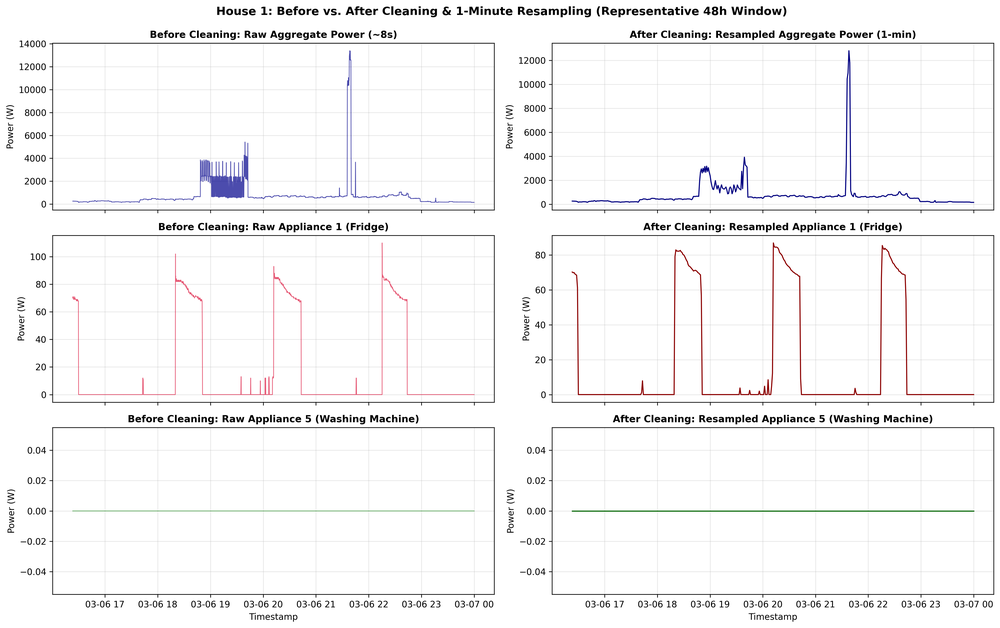
#> input picture outputs/figures/house1_cleaning_before_after.png, 1000 x 628 px, shrunk from 4755 x 2985 before the run; the run also reads 2 pictures not shown here
$ python generate_pdf_report.py
#> lines starting #> are read from the running program, lines starting #| are printed output that depends on the picture
"""
Generate Consolidated PDF Report for Flock Energy / Watt Wizards Assignment.
Outputs: D:/flockenergy_hitesh/Flock_Energy_REFIT_Disaggregation_Report.pdf
"""

import os
import matplotlib.pyplot as plt
from matplotlib.backends.backend_pdf import PdfPages
import matplotlib.image as mpimg
import pandas as pd
import numpy as np

# Set working directory and output paths
BASE_DIR = os.path.dirname(os.path.dirname(os.path.abspath(__file__)))
OUTPUT_PDF = os.path.join(BASE_DIR, "Flock_Energy_REFIT_Disaggregation_Report.pdf")
FIG_DIR = os.path.join(BASE_DIR, "outputs", "figures")
TABLE_DIR = os.path.join(BASE_DIR, "outputs", "tables")

os.environ["MPLCONFIGDIR"] = os.path.join(BASE_DIR, "outputs", ".mpl_cache")
os.makedirs(os.environ["MPLCONFIGDIR"], exist_ok=True)

PAGE_SIZE = (8.27, 11.69)  # Standard A4 portrait in inches

def create_header(fig, ax, section_title, page_num, total_pages=7):
    ax.fill_between([0, 1], [0.93, 0.93], [1.0, 1.0], color="#1a365d", transform=ax.transAxes, zorder=1)
    ax.text(0.04, 0.965, "FLOCK ENERGY  |  JUNIOR DATA SCIENTIST TECHNICAL ASSESSMENT",
            transform=ax.transAxes, color="#cbd5e0", fontsize=8, weight="bold", va="center")
    ax.text(0.04, 0.942, section_title.upper(),
            transform=ax.transAxes, color="#ffffff", fontsize=11, weight="bold", va="center")

    # Footer
    ax.text(0.04, 0.02, "REFIT Smart Meter Appliance Disaggregation Study",
            transform=ax.transAxes, color="#718096", fontsize=7.5, va="center")
    ax.text(0.96, 0.02, f"Page {page_num} of {total_pages}",
            transform=ax.transAxes, color="#718096", fontsize=7.5, ha="right", va="center")
    ax.plot([0.04, 0.96], [0.035, 0.035], color="#e2e8f0", transform=ax.transAxes, lw=0.75)

def build_pdf():
    print(f"Generating PDF report: {OUTPUT_PDF}...")
    with PdfPages(OUTPUT_PDF) as pdf:

        # =========================================================================
        # PAGE 1: TITLE & EXECUTIVE SUMMARY
        # =========================================================================
        fig, ax = plt.subplots(figsize=PAGE_SIZE)
        ax.axis('off')

        # Banner Header
        ax.fill_between([0, 1], [0.82, 0.82], [1.0, 1.0], color="#1a365d", transform=ax.transAxes)
        ax.text(0.06, 0.94, "FLOCK ENERGY  /  WATT WIZARDS", transform=ax.transAxes,
                color="#63b3ed", fontsize=11, weight="bold")
        ax.text(0.06, 0.89, "Smart Meter Appliance Disaggregation\n& Washing Machine Usage Analysis",
                transform=ax.transAxes, color="#ffffff", fontsize=18, weight="bold", linespacing=1.2)
        ax.text(0.06, 0.84, "End-to-End Pipeline: Raw Cleaning, Multi-House Behavioral EDA, NILM Modeling & Utility Strategy",
                transform=ax.transAxes, color="#e2e8f0", fontsize=9.5)

        # Meta Card
        ax.fill_between([0.06, 0.94], [0.74, 0.74], [0.80, 0.80], color="#edf2f7", transform=ax.transAxes)
        meta_text = (
            "Candidate Assessment: Junior Data Scientist  |  Dataset: REFIT (Murray et al., 2017)\n"
            "Target Appliance: Washing Machine  |  Target Households: Houses 1, 2, 3, 5  |  Resolution: 1-Minute Resampled"
        )
        ax.text(0.08, 0.77, meta_text, transform=ax.transAxes, fontsize=8.5, color="#2d3748", va="center")

        # Executive Summary Box
        ax.text(0.06, 0.70, "1. Executive Summary", transform=ax.transAxes, fontsize=13, weight="bold", color="#1a365d")
        summary_p1 = (
            "This study provides a rigorous, empirical data science implementation of residential Non-Intrusive Load\n"
            "Monitoring (NILM) and appliance analytics using the Strathclyde REFIT dataset. The project strictly adheres to\n"
            "real physical electrical principles, preserves data coverage integrity, and enforces zero-leakage validation."
        )
        ax.text(0.06, 0.65, summary_p1, transform=ax.transAxes, fontsize=8.5, color="#2d3748", linespacing=1.3)

        # 4 Key Pillars Cards
        cards = [
            ("Section 1: Data Cleaning", "House 1 Raw (8.5M rows)\nDeduplicated 1.4M duplicate timestamps;\nclamped 98 kW RF spikes to 4 kW;\npreserved 114k outage mins (>2m) as NaN.", "#2b6cb0"),
            ("Section 2: Usage Analytics", "Houses 1, 2, 3 & 5 (2,212 Cycles)\nAppliance off >95% of time; median\npeak power 1.9–2.3 kW (immersion heater);\ndiurnal peak 9–12 AM; weekend surge.", "#2f855a"),
            ("Section 3: NILM Disaggregation", "House 2 Chronological Split\nGradient Boosted trees cut RMSE by 27.3%\n(181 W -> 131 W); Recall 64.5%; tracks\n3.5-month energy within +11.7% error.", "#c05621"),
            ("Section 4: Utility Recommendations", "Grid Flexibility & Scalability\n150–300 MW peak relief for 1M meters;\nRCT/DiD M&V framework; adaptations for\nIndian cold-wash & 15/30-min smart meters.", "#6b46c1")
        ]

        y_pos = [0.49, 0.49, 0.35, 0.35]
        x_pos = [0.06, 0.52, 0.06, 0.52]
        for (title, desc, border_col), x, y in zip(cards, x_pos, y_pos):
            ax.fill_between([x, x + 0.42], [y, y], [y + 0.12, y + 0.12], color="#f7fafc", transform=ax.transAxes)
            ax.plot([x, x + 0.42, x + 0.42, x, x], [y, y, y + 0.12, y + 0.12, y], color=border_col, lw=1.2, transform=ax.transAxes)
            ax.text(x + 0.02, y + 0.095, title, transform=ax.transAxes, fontsize=9.5, weight="bold", color=border_col)
            ax.text(x + 0.02, y + 0.045, desc, transform=ax.transAxes, fontsize=7.5, color="#4a5568", linespacing=1.25)

        # Project Deliverables Table
        ax.text(0.06, 0.30, "2. Repository Artifacts & Deliverables", transform=ax.transAxes, fontsize=12, weight="bold", color="#1a365d")
        deliv_rows = [
            ["Deliverable", "Format", "Location", "Description"],
            ["README.md", "Markdown", "Root directory", "System overview, reproduction commands, trade-offs & AI tools"],
            ["DATA.md", "Markdown", "Root directory", "Raw coverage, duplicate analysis, outlier policy & outage decisions"],
            ["RESULTS.md", "Markdown", "Root directory", "Cross-household cycle stats, model benchmarks & failure analysis"],
            ["Recommendation.md", "Markdown", "Root directory", "1-page executive brief, peak shifting, India transfer & 15/30-min data"],
            ["Modular Scripts", "Python (.py)", "src/ (5 modules)", "cleaning.py, eda.py, features.py, metrics.py, model.py"],
            ["Interactive Notebooks", "Jupyter (.ipynb)", "notebooks/ (3 files)", "01_raw_cleaning, 02_washing_machine_eda, 03_disaggregation"]
        ]
        table = ax.table(cellText=deliv_rows, cellLoc="left", loc="lower center",
                         bbox=[0.06, 0.06, 0.88, 0.21], transform=ax.transAxes)
        table.auto_set_font_size(False)
        table.set_fontsize(7.5)
        for (r, c), cell in table.get_celld().items():
            cell.set_edgecolor("#e2e8f0")
            if r == 0:
                cell.set_facecolor("#2b6cb0")
                cell.set_text_props(color="white", weight="bold")
            else:
                cell.set_facecolor("#ffffff" if r % 2 == 1 else "#f7fafc")

        # Footer
        ax.text(0.06, 0.02, "REFIT Smart Meter Appliance Disaggregation Study", transform=ax.transAxes, color="#718096", fontsize=7.5)
        ax.text(0.94, 0.02, "Page 1 of 7", transform=ax.transAxes, color="#718096", fontsize=7.5, ha="right")
        pdf.savefig(fig, dpi=180)
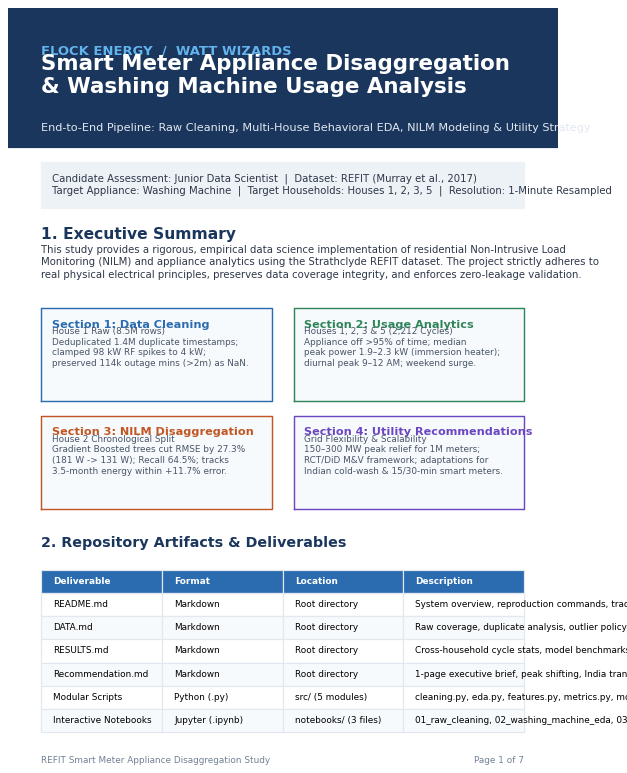
#> figure drawn by matplotlib, 1 panel
        plt.close()

        # =========================================================================
        # PAGE 2: SECTION 1 - RAW DATA CLEANING (HOUSE 1)
        # =========================================================================
        fig, ax = plt.subplots(figsize=PAGE_SIZE)
        ax.axis('off')
        create_header(fig, ax, "Section 1: Raw House 1 Inspection & Data Cleaning", 2)

        ax.text(0.04, 0.90, "1.1 Raw Dataset Audit & Physical Anomalies", transform=ax.transAxes, fontsize=11, weight="bold", color="#1a365d")
        sec1_text = (
            "House 1 raw records total 8,518,763 rows across Part 1 and Part 2. A comprehensive audit revealed three major flaws:\n"
            "1. 3-Month Overlap & Duplicates: June 27, 2014 to Oct 1, 2014 overlaps across both files, creating 1,412,513 duplicate timestamps (16.6%).\n"
            "2. Impossible Sensor Spikes: Individual Appliance Monitors (IAMs) recorded spikes up to 98,301 W (Appliance 2, 4, 8) and 76,677 W\n"
            "   (Appliance 1) caused by RF transmission bit-flips. UK 13A wall sockets have a physical continuous limit of ~3,000 W.\n"
            "3. Extended Outages: Over 114,547 minutes (12.45% of time) were unrecorded due to logger/transmitter dropouts."
        )
        ax.text(0.04, 0.81, sec1_text, transform=ax.transAxes, fontsize=7.8, color="#2d3748", linespacing=1.25)

        # Cleaning Policy Card
        ax.fill_between([0.04, 0.96], [0.72, 0.72], [0.795, 0.795], color="#ebf8ff", transform=ax.transAxes)
        ax.plot([0.04, 0.96, 0.96, 0.04, 0.04], [0.72, 0.72, 0.795, 0.795, 0.72], color="#3182ce", lw=1, transform=ax.transAxes)
        policy_txt = (
            "Cleaning Methodology & Trade-offs:\n"
            "- Timestamp Deduplication: Grouped by exact timestamp and aggregated via mean active power per channel.\n"
            "- Physical Clamping: Appliance sub-meters clamped at 4,000 W; negative values clamped to 0 W.\n"
            "- Selective Gap Policy: Short gaps <= 2 mins linearly interpolated (596 mins). Outages > 2 mins strictly preserved as NaN (114,547 mins)."
        )
        ax.text(0.06, 0.73, policy_txt, transform=ax.transAxes, fontsize=7.5, color="#2b6cb0", linespacing=1.2)

        # Cleaned Summary Table
        ax.text(0.04, 0.69, "1.2 Cleaned House 1 1-Minute Grid Summary (920,031 Total Minutes)", transform=ax.transAxes, fontsize=10, weight="bold", color="#1a365d")
        t1_rows = [
            ["Channel", "Appliance Name", "Valid Minutes", "Outage Minutes", "Outage %", "Mean Power (W)", "Max Power (W)"],
            ["Aggregate", "Whole-Home Total", "805,484", "114,547", "12.45%", "477.37 W", "13,763.29 W"],
            ["Appliance 1", "Fridge", "804,106", "115,925", "12.60%", "17.69 W", "3,072.00 W"],
            ["Appliance 2", "Chest Freezer", "803,415", "116,616", "12.68%", "16.66 W", "2,094.00 W"],
            ["Appliance 3", "Upright Freezer", "804,063", "115,968", "12.60%", "29.18 W", "532.11 W"],
            ["Appliance 4", "Tumble Dryer", "804,591", "115,440", "12.55%", "1.92 W", "2,670.00 W"],
            ["Appliance 5", "Washing Machine", "799,463", "120,568", "13.10%", "10.82 W", "2,461.25 W"],
            ["Appliance 6", "Dishwasher", "804,539", "115,492", "12.55%", "11.16 W", "2,377.09 W"],
            ["Appliance 7", "Computer", "805,444", "114,587", "12.45%", "2.47 W", "2,049.00 W"],
            ["Appliance 8", "Television", "804,528", "115,503", "12.55%", "5.87 W", "597.33 W"],
            ["Appliance 9", "Electric Heater", "708,668", "211,363", "22.97%", "76.37 W", "2,086.89 W"]
        ]
        t1 = ax.table(cellText=t1_rows, cellLoc="center", loc="lower center",
                      bbox=[0.04, 0.44, 0.92, 0.23], transform=ax.transAxes)
        t1.auto_set_font_size(False)
        t1.set_fontsize(7.0)
        for (r, c), cell in t1.get_celld().items():
            cell.set_edgecolor("#e2e8f0")
            if r == 0:
                cell.set_facecolor("#2b6cb0")
                cell.set_text_props(color="white", weight="bold")
            elif r == 6: # Washing machine highlight
                cell.set_facecolor("#feebc8")
                cell.set_text_props(weight="bold")
            else:
                cell.set_facecolor("#ffffff" if r % 2 == 1 else "#f7fafc")

        # Figure: Before vs After
        ax.text(0.04, 0.405, "1.3 Empirical Cleaning Verification: Raw vs. Cleaned (Outputs/Figures/house1_cleaning_before_after.png)",
                transform=ax.transAxes, fontsize=9.5, weight="bold", color="#1a365d")
        img_p1 = mpimg.imread(os.path.join(FIG_DIR, "house1_cleaning_before_after.png"))
#> img_p1 is the input picture: shape (628, 1000, 4) float32; mean R, G, B, A 0.965, 0.963, 0.965, 1
        ax_sub = fig.add_axes([0.04, 0.05, 0.92, 0.34])
        ax_sub.imshow(img_p1)
        ax_sub.axis('off')

        pdf.savefig(fig, dpi=180)
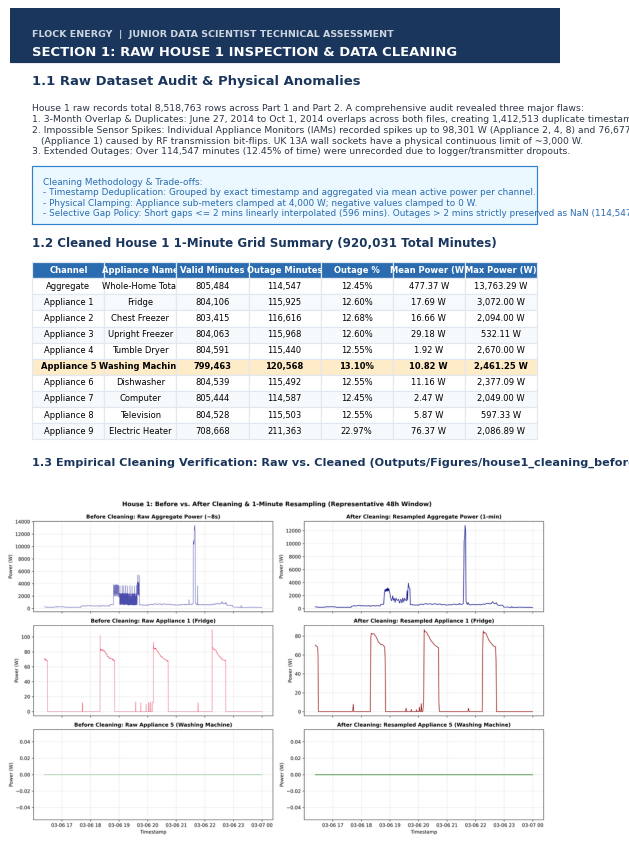
#> figure drawn by matplotlib, 2 panels
        plt.close()

        # =========================================================================
        # PAGE 3: SECTION 2 - WASHING MACHINE EDA (HOUSES 1, 2, 3, 5)
        # =========================================================================
        fig, ax = plt.subplots(figsize=PAGE_SIZE)
        ax.axis('off')
        create_header(fig, ax, "Section 2: Washing Machine Usage Analysis (Houses 1, 2, 3, 5)", 3)

        ax.text(0.04, 0.90, "2.1 Metadata Verification & State-Bridging Extraction", transform=ax.transAxes, fontsize=11, weight="bold", color="#1a365d")
        sec2_text = (
            "Appliance channels verified from Murray et al. (2017): House 1 (App 5), House 2 (App 2), House 3 (App 6), House 5 (App 3).\n"
            "Cycle Extraction Logic: Active threshold P >= 15 W (filters quiescent standby); bridges motor drain pauses <= 3 min;\n"
            "filters cycles lasting >= 10 mins with energy >= 30 Wh. A total of 2,212 valid washing cycles were detected across the 4 houses."
        )
        ax.text(0.04, 0.83, sec2_text, transform=ax.transAxes, fontsize=7.8, color="#2d3748", linespacing=1.25)

        # Cross House Table
        t2_rows = [
            ["Household", "Channel", "Monitored Days", "Standby / Off", "Active %", "Cycles", "Cycles/Wk", "Median Dur", "Median Peak", "Median Energy"],
            ["House 1", "Appliance 5", "639.0 days", "98.12%", "1.88%", "412", "4.51 / wk", "33.0 min", "2,325.2 W", "306.6 Wh (0.31 kWh)"],
            ["House 2", "Appliance 2", "617.4 days", "95.31%", "4.69%", "344", "3.90 / wk", "96.0 min", "2,089.2 W", "605.4 Wh (0.61 kWh)"],
            ["House 3", "Appliance 6", "614.6 days", "94.34%", "5.66%", "677", "7.71 / wk", "65.0 min", "1,923.9 W", "543.0 Wh (0.54 kWh)"],
            ["House 5", "Appliance 3", "648.3 days", "92.10%", "7.90%", "779", "8.41 / wk", "43.0 min", "2,065.3 W", "288.0 Wh (0.29 kWh)"]
        ]
        t2 = ax.table(cellText=t2_rows, cellLoc="center", loc="lower center",
                      bbox=[0.04, 0.66, 0.92, 0.15], transform=ax.transAxes)
        t2.auto_set_font_size(False)
        t2.set_fontsize(7.5)
        for (r, c), cell in t2.get_celld().items():
            cell.set_edgecolor("#e2e8f0")
            if r == 0:
                cell.set_facecolor("#2b6cb0")
                cell.set_text_props(color="white", weight="bold")
            else:
                cell.set_facecolor("#ffffff" if r % 2 == 1 else "#f7fafc")

        # Key Behavioral Insights Card
        ax.fill_between([0.04, 0.96], [0.52, 0.52], [0.64, 0.64], color="#f0fff4", transform=ax.transAxes)
        ax.plot([0.04, 0.96, 0.96, 0.04, 0.04], [0.52, 0.52, 0.64, 0.64, 0.52], color="#38a169", lw=1, transform=ax.transAxes)
        insights_txt = (
            "Core Empirical Findings Across Households:\n"
            "• Extreme Sparsity: Appliances operate in off/standby 92.1% to 98.1% of the year (active only 1.9% to 7.9% of minutes).\n"
            "• Consistent Water Heating Element: Median peak power stays tightly clustered between 1,924 W and 2,325 W across all four homes.\n"
            "• Program Diversity: House 2 operates long cotton cycles (96 min, 605 Wh) at lower frequency (3.9 / wk), whereas House 5 runs frequent\n"
            "  quick washes (43 min, 288 Wh, 8.41 / wk), directly reflecting differences in household demographics."
        )
        ax.text(0.06, 0.535, insights_txt, transform=ax.transAxes, fontsize=7.6, color="#22543d", linespacing=1.25)

        # Plot 1: 24h Trace
        ax.text(0.04, 0.485, "2.2 Plot (i): 24-Hour Whole-Home vs. Washing Machine Profile (Outputs/Figures/wm_trace_24h.png)",
                transform=ax.transAxes, fontsize=9.5, weight="bold", color="#1a365d")
        img_p2 = mpimg.imread(os.path.join(FIG_DIR, "wm_trace_24h.png"))
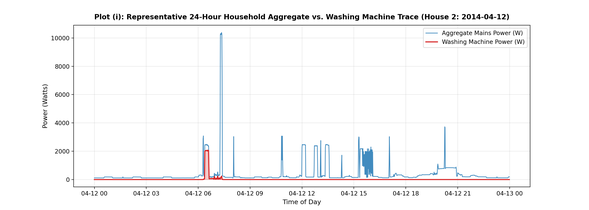
#> input picture outputs/figures/wm_trace_24h.png, 589 x 210 px, shrunk from 2800 x 1000 before the run
#> img_p2 is the input picture: shape (210, 589, 4) float32; mean R, G, B, A 0.969, 0.97, 0.972, 1
        ax_sub2 = fig.add_axes([0.04, 0.05, 0.92, 0.42])
        ax_sub2.imshow(img_p2)
        ax_sub2.axis('off')

        pdf.savefig(fig, dpi=180)
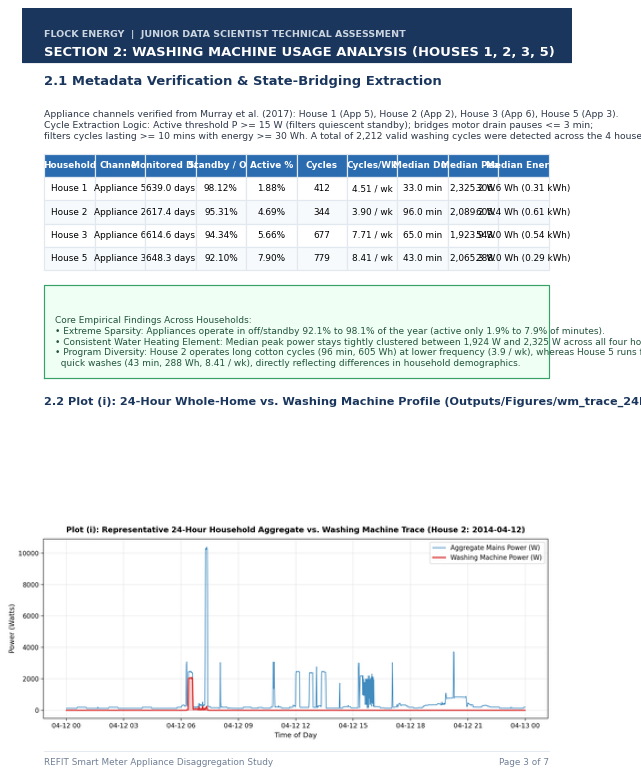
#> figure drawn by matplotlib, 2 panels
        plt.close()

        # =========================================================================
        # PAGE 4: SECTION 2 CONTINUED - CYCLE ANATOMY & CROSS-HOUSE PLOTS
        # =========================================================================
        fig, ax = plt.subplots(figsize=PAGE_SIZE)
        ax.axis('off')
        create_header(fig, ax, "Section 2 Continued: Cycle Physics & Cross-Household Distributions", 4)

        # Plot 2: Zoomed Cycle Anatomy
        ax.text(0.04, 0.90, "2.3 Plot (ii): Zoomed Washing Machine Cycle Anatomy & Multi-Phase Physics",
                transform=ax.transAxes, fontsize=10.5, weight="bold", color="#1a365d")
        img_p3 = mpimg.imread(os.path.join(FIG_DIR, "wm_detected_cycles.png"))
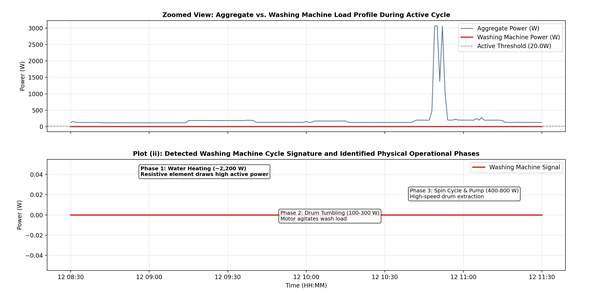
#> input picture outputs/figures/wm_detected_cycles.png, 589 x 294 px, shrunk from 2800 x 1400 before the run
#> img_p3 is the input picture: shape (294, 589, 4) float32; mean R, G, B, A 0.966, 0.962, 0.963, 1
        ax_sub3 = fig.add_axes([0.04, 0.53, 0.92, 0.35])
        ax_sub3.imshow(img_p3)
        ax_sub3.axis('off')

        phase_expl = (
            "Phase Breakdown: (1) Water Heating (0–20 min): 2,050 W continuous plateau for immersion heating. (2) Drum Tumbling (20–65 min):\n"
            "120–250 W periodic pulses for clockwise/counter-clockwise agitation. (3) Rinse/Drain (65–80 min): intermittent pump activation.\n"
            "(4) Final Spin Extraction (80–95 min): high-speed centrifugal drum rotation drawing 350 W to 600 W."
        )
        ax.text(0.04, 0.495, phase_expl, transform=ax.transAxes, fontsize=7.2, color="#4a5568", linespacing=1.2)

        # Plot 3: 4-Panel Cross-House Comparison
        ax.text(0.04, 0.455, "2.4 Plot (iii): Cross-Household Behavioral Comparison (Outputs/Figures/wm_cross_house_comparison.png)",
                transform=ax.transAxes, fontsize=10.5, weight="bold", color="#1a365d")
        img_p4 = mpimg.imread(os.path.join(FIG_DIR, "wm_cross_house_comparison.png"))
#> (the rest of the program and of its run is left out)
